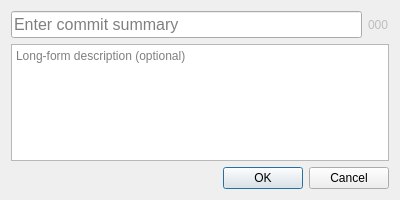
<?xml version="1.0" encoding="UTF-8"?>
<ui version="4.0">
 <class>CommitDialog</class>
 <widget class="QDialog" name="CommitDialog">
  <property name="geometry">
   <rect>
    <x>0</x>
    <y>0</y>
    <width>400</width>
    <height>200</height>
   </rect>
  </property>
  <property name="windowTitle">
   <string>Commit</string>
  </property>
  <property name="modal">
   <bool>true</bool>
  </property>
  <layout class="QGridLayout" name="gridLayout">
   <item row="0" column="0">
    <layout class="QVBoxLayout" name="verticalLayout">
     <item>
      <layout class="QHBoxLayout" name="summaryRowLayout">
       <item>
        <widget class="QLineEdit" name="summaryEditor">
         <property name="font">
          <font>
           <pointsize>12</pointsize>
          </font>
         </property>
         <property name="placeholderText">
          <string>Enter commit summary</string>
         </property>
        </widget>
       </item>
       <item>
        <widget class="QLabel" name="counterLabel">
         <property name="enabled">
          <bool>false</bool>
         </property>
         <property name="text">
          <string>000</string>
         </property>
        </widget>
       </item>
      </layout>
     </item>
     <item>
      <widget class="QPlainTextEdit" name="descriptionEditor">
       <property name="tabChangesFocus">
        <bool>true</bool>
       </property>
       <property name="placeholderText">
        <string>Long-form description (optional)</string>
       </property>
      </widget>
     </item>
     <item>
      <widget class="QDialogButtonBox" name="buttonBox">
       <property name="orientation">
        <enum>Qt::Horizontal</enum>
       </property>
       <property name="standardButtons">
        <set>QDialogButtonBox::Cancel|QDialogButtonBox::Ok</set>
       </property>
       <property name="centerButtons">
        <bool>false</bool>
       </property>
      </widget>
     </item>
    </layout>
   </item>
  </layout>
 </widget>
 <tabstops>
  <tabstop>summaryEditor</tabstop>
  <tabstop>descriptionEditor</tabstop>
 </tabstops>
 <resources/>
 <connections>
  <connection>
   <sender>buttonBox</sender>
   <signal>accepted()</signal>
   <receiver>CommitDialog</receiver>
   <slot>accept()</slot>
   <hints>
    <hint type="sourcelabel">
     <x>219</x>
     <y>191</y>
    </hint>
    <hint type="destinationlabel">
     <x>157</x>
     <y>274</y>
    </hint>
   </hints>
  </connection>
  <connection>
   <sender>buttonBox</sender>
   <signal>rejected()</signal>
   <receiver>CommitDialog</receiver>
   <slot>reject()</slot>
   <hints>
    <hint type="sourcelabel">
     <x>287</x>
     <y>197</y>
    </hint>
    <hint type="destinationlabel">
     <x>286</x>
     <y>274</y>
    </hint>
   </hints>
  </connection>
 </connections>
</ui>
